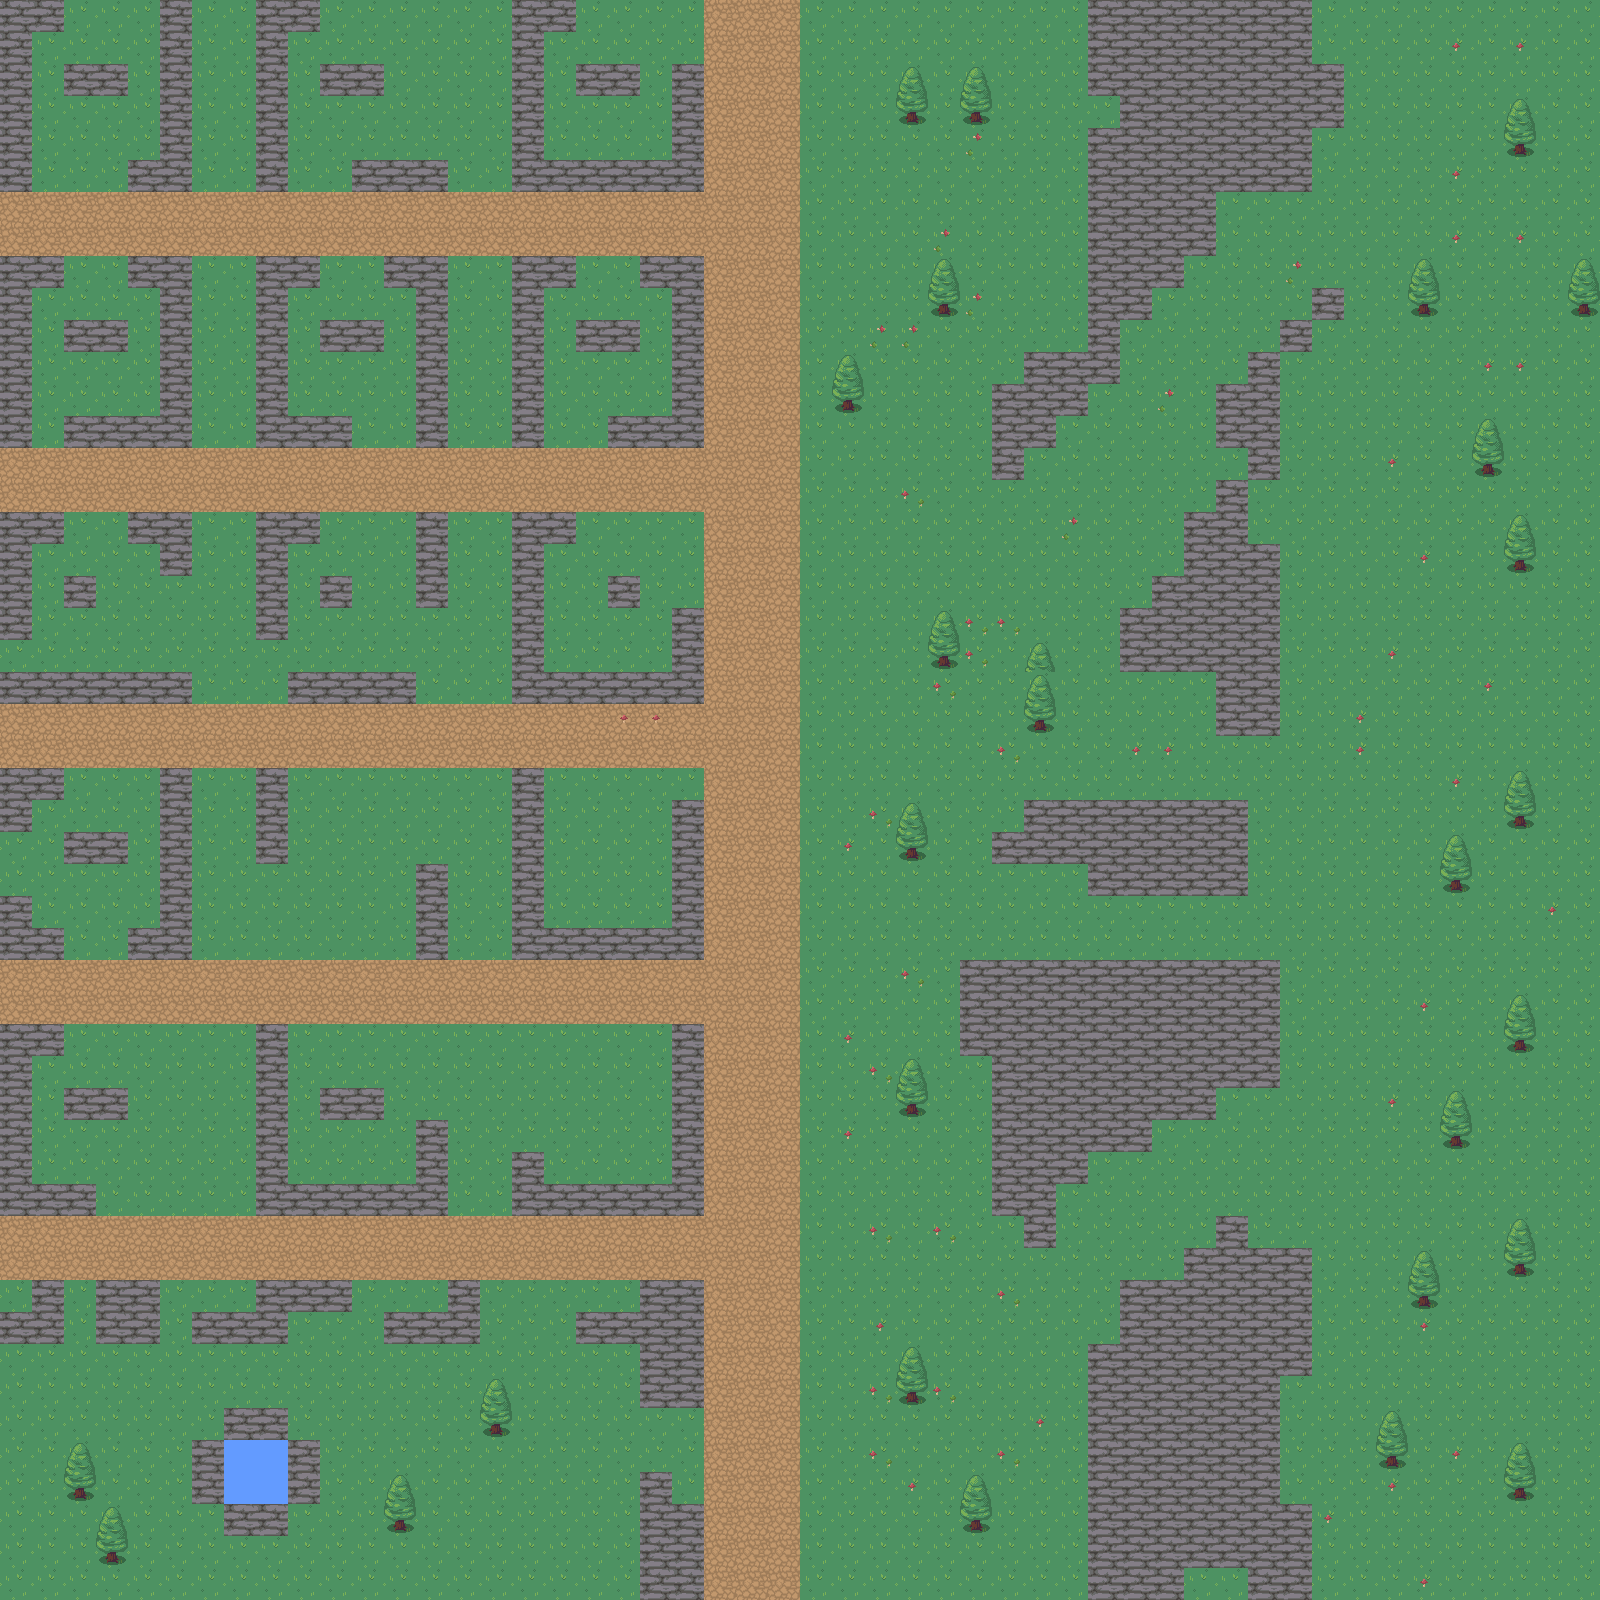

This is a level from a 2D game, rendered from its Tiled map with the project's own tilesets. A one-line summary and the map file follow, with tile-layer data summarised:
An orthogonal 50x50 tile map with 32x32 px tiles, 2 tile layers (Tile Layer 1, Tile Layer 2).

<map version="1.2" tiledversion="1.3.4" orientation="orthogonal" renderorder="right-down" width="50" height="50" tilewidth="32" tileheight="32" infinite="0" nextlayerid="3" nextobjectid="1">
 <tileset firstgid="1" source="RPG Nature Tileset.tsx" />
 <layer id="1" name="Tile Layer 1" width="50" height="50">
  <data>[2500 cells, 2500 non-empty, 8 distinct tile ids]</data>
 </layer>
 <layer id="2" name="Tile Layer 2" width="50" height="50">
  <data>[2500 cells, 111 non-empty, 4 distinct tile ids]</data>
 </layer>
</map>
